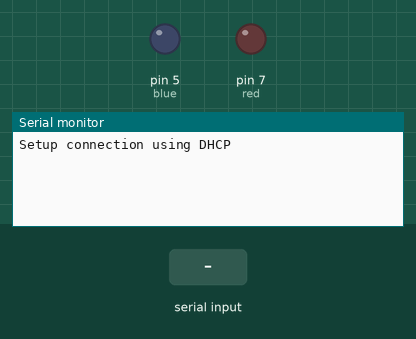
Recording of a sketch running on a simulated Arduino Nano, built with avr-gcc and run on an emulated ATmega328P. Parts: output pins drawn as LEDs (lit = HIGH), the last lines printed to the serial monitor. The test bench sets the inputs (shaded band). WiFi joins after 1.5 s; servers stay silent unless stated; uploads are accepted with an empty reply.

Above: at 3.7 s.
3.8 s: "OK" received over Serial
At 5.7 s:
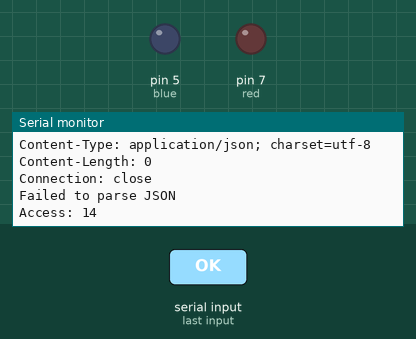
6.0 s: "DENIED" received over Serial
At 7.1 s:
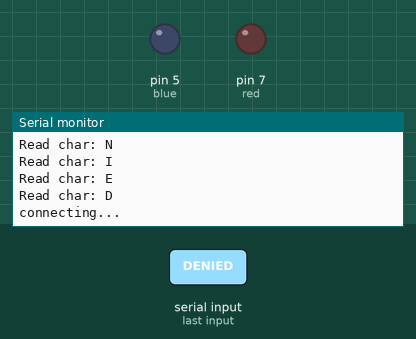
8.3 s: "1" received over Serial
At 9.57 s:
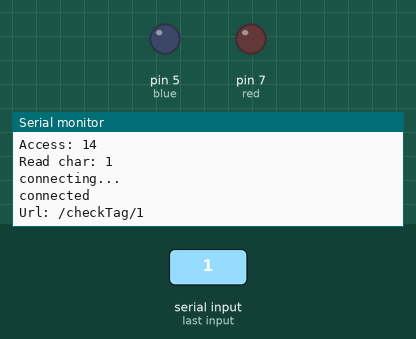

The sketch:

sketch_feb01c.ino
```cpp
#include <SoftwareSerial.h>
#include <Servo.h>
#include <Ethernet.h>
#include <HttpClient.h>
#include <ArduinoJson.h>
#include <EEPROM.h>
#include <SPI.h>        // RC522 Module uses SPI protocol
#include <MFRC522.h>  // Library for Mifare RC522 Devices

#define COMMON_ANODE

#ifdef COMMON_ANODE
#define LED_ON LOW
#define LED_OFF HIGH
#else
#define LED_ON HIGH
#define LED_OFF LOW
#endif

#define RST_PIN         9           // Configurable, see typical pin layout above - This is for the Arduino Nano - For RFID
#define SS_PIN          8 //WE ARE USING 8 FOR RFID BECAUSE THE ETHERNET MODULE USES 10

// Choose two pins for SoftwareSerial
SoftwareSerial rSerial(8, 12); // RX, TX

// Ethernet stuff
byte mac[] = { 0x90, 0xA2, 0xDA, 0x0E, 0xAE, 0x48 };
//char server[] = "192.168.88.241";
IPAddress server(192, 168, 88, 241);
char url[] = "/checkTag/";
IPAddress ip(192, 168, 88, 11);
EthernetClient client;
StaticJsonBuffer<200> jsonBuffer;

//button
//const int lockbutton = 5;
//const int openbutton = 4;
//int rbutton = 0;

String Status = "";
int a = 0;
int b = 0;


//String Status;

//led
int red = 7;
int blue = 5;
int green = 6;

//EthernetClient client;  //ETHERNET INSTANCE

MFRC522 mfrc522(SS_PIN, RST_PIN);   // Create MFRC522 instance.

MFRC522::MIFARE_Key key; //Set key instance

signed long timeout; //TIMEOUT SO IT DOESN'T SIT THERE FOREVER

// Make a servo object
//Servo myServo;

// Pick a PWM pin to put the servo on
//const int servoPin = 9;

// For SparkFun's tags, we will receive 16 bytes on every
// tag read, but throw four away. The 13th space will always
// be 0, since proper strings in Arduino end with 0

// These constants hold the total tag length (tagLen) and
// the length of the part we want to keep (idLen),
// plus the total number of tags we want to check against (kTags)
const int tagLen = 16;
const int idLen = 13;
const int kTags = 6;

// Empty array to hold a freshly scanned tag
char newTag[idLen];

void setup() {
  // Starts the hardware and software serial ports
  pinMode(red, OUTPUT);
  pinMode(blue, OUTPUT);
  pinMode(green, INPUT);
  //Reset();

  Serial.begin(9600);
  rSerial.begin(9600);

  // Attaches the servo to the pin
  //myServo.attach(servoPin);

  // Put servo in locked position
  //myServo.write(0);

  if (Ethernet.begin(mac) == 0) {
    Serial.println("Failed to configure Ethernet using DHCP");
    // try to congifure using IP address instead of DHCP:
    Ethernet.begin(mac, ip);
  }
  else{
    Serial.println("Setup connection using DHCP");
  }
  delay(1000); //time to setup connection
}

void loop(){

  if(!Serial.available()){
    delay(1000);
  }
  String id = "";
  while(Serial.available()){
    char s = Serial.read();
    Serial.print("Read char: ");
    Serial.println(s);
    id = id + s;
  }
  if(id!=""){
    bool access = checkAccessHTTP(id);
    Serial.print("Access: ");
    Serial.println(String(access));
  }
}

bool setupHTTPConnection(){
  //setup the ethernet client

  Serial.println("connecting...");

  // if you get a connection, report back via serial:
  if (client.connect(server, 80)) {
    Serial.println("connected");
    return true;
  }
  else{
    Serial.println("connection failed");
    return false;
  }
}


bool checkAccessHTTP(String id){
  if(setupHTTPConnection()){
   // Make a HTTP request:
    client.print("GET ");
    client.print(String(url)+id);
    Serial.print("Url: ");
    Serial.println(String(url)+id);
    client.println(" HTTP/1.1");
    client.print("Host: ");
    client.println(server);
    client.println("Connection: close");
    client.println();
  } else {
    return false;
  }
  String resp="";
  while (!client.available()){
    delay(100);
  }
  while (client.available()) {
    char c = client.read();
    resp = resp + c;
  }
  Serial.print("Response: ");
  Serial.println(resp);
  JsonObject& root = jsonBuffer.parseObject(resp);
  // if the server's disconnected, stop the client:

  if(root.success()){
    return root["access"];
  }
  else{
    Serial.println("Failed to parse JSON");
  }
}

bool checkAccess(String id){
  while(Serial.available()){
    //Wipe the Serial buffer to make sure there is no old data available
    Serial.read();
  }
  //Send the tag to the serial interface surrounded by ;starttag; and ;endtag;
  Serial.print(";starttag;");
  Serial.print(id);
  Serial.println(";endtag;");
  Serial.flush(); //wait for all data to be sent

  while(!Serial.available()){
    //wait for a response
    delay(10);
  }
  String response;
  while(Serial.available()>0){
    //start reading the response, one character at a time
    char inchar = Serial.read();
    response += inchar;
    if(response == "OK"){
      //if we found 'OK' in the response, grant access
      Serial.println(response);
      return true;
    }
    if(response == "DENIED"){
      //if we found 'DENIED' in the response, deny access
      Serial.println(response);
      return false;
    }
  }
  //We got data in the serial interface but it was neither OK nor DENIED, which we are expecting. To be safe, deny access.
  Serial.println("Something went wrong");
  return false;
}


  void lock() {
    while (rSerial.available() > 0) {
      rSerial.read();
    }
    //myServo.write(35);
    Serial.println("Lock");
    a = 0;
    b = 0;
  }

  void unLock()
  {

    //Unlocks the door by turning the servo
    Serial.println("Unlock");
    //myServo.write(140);
    digitalWrite(red, LOW);
    digitalWrite(blue, HIGH);
    delay(10000);
    lock();

  }

  // This function steps through both newTag and one of the known
  // tags. If there is a mismatch anywhere in the tag, it will return 0,
  // but if every character in the tag is the same, it returns 1
  int checkTag(char nTag[], char oTag[]) {
    for (int i = 0; i < idLen; i++) {
      if (nTag[i] != oTag[i]) {
        return 0;
      }
    }
    return 1;
  }
```

Measured:
- after the input at 3.8 s, the serial monitor: prints a new line after 0.70 s (image 1)
- after the input at 6.0 s, the serial monitor: prints a new line after 0.88 s (image 2)
- after the input at 8.3 s, the serial monitor: prints a new line after 1.0 s (image 3)
